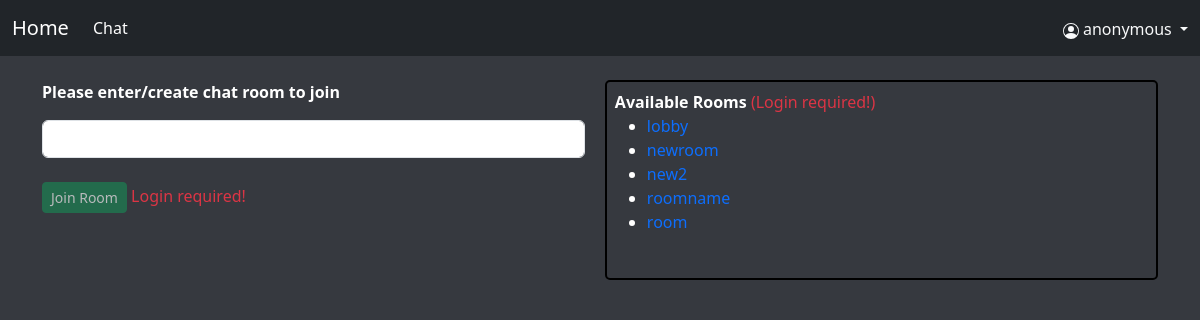
Page /chat/ on the committed database.
### chat/models.py (models this page shows, shortened)
class Room(models.Model):
    name = models.CharField(max_length=200)
    online = models.ManyToManyField(to=User, blank=True)

### chat/views.py (the view)
# urls.py: path("chat/", views.index, name="index"),
def index(request):
    return render(request, "index.html", context={"rooms": Room.objects.all()})

### templates/index.html (shortened to what this page needs)
{% extends './base.html' %}
{% load static %}
{% block content %}
<div style="display:flex; gap:20px;">
    <div style="width:100%;">
        <label class="mb-3"><b>Please enter/create chat room to join</b></label>
        <input id="room-name-input" type="text" defaultvalue="" class="form-control"><br>
        <button id="room-name-submit" type="button" class="btn btn-sm btn-success" disabled="true">
            Join Room
        </button>
        <span class="text-danger">
            {% if not request.user.is_authenticated %}
            Login required!
            {% endif %}
        </span>
    </div>
    <div class="p-2 custom-overflow-bar" style="width:100%;border:2px solid black;height: 200px;overflow-y: scroll;border-radius: 5px;">
        <div>
            <b>Available Rooms</b>
            <span class="text-danger">
                {% if not request.user.is_authenticated %}
                (Login required!)
                {% endif %}
            </span>
        </div>
        <ul>
            {% for each_room in rooms %}
            <li>
                <a style="text-decoration:none;" href="/chat/{{ each_room.name }}/">
                    {{ each_room.name }}
                </a>
            </li>
            {% endfor %}
        </ul>
    </div>
</div>
{% endblock %}

### templates/index.html (style rules this page uses)
body { background-color: #36393f; color: #fff; }

### rows in the picture
Room: name "lobby"
Room: name "newroom"
Room: name "new2"
Room: name "roomname"
Room: name "room"
